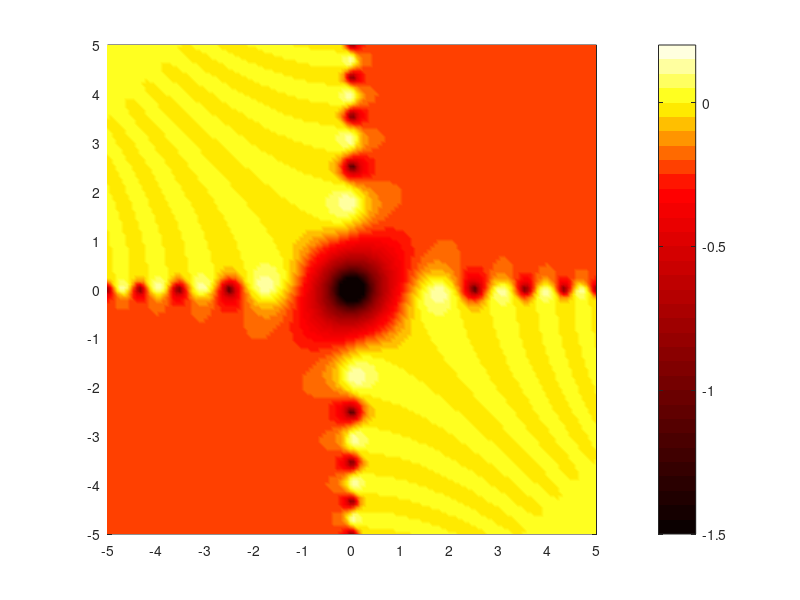

Source code (MATLAB):
% spectral
n = 2; F = @(z) [ exp(1i*z.^2) 1; 1 1];
npts = 150; a = 5; ax = [-a a -a a];
levels = [];
nptsx = npts; nptsy = npts;
x = linspace(-a,a,npts);
[xx, yy] = meshgrid(x, x);
z = complex(xx, yy);
Smin = zeros(nptsy, nptsx);
for j=1:nptsx
    for i=1:nptsy
        Smin(i,j) = min(svd(F(z(i,j))));
    end
end
figure
z = log10(Smin + eps);
pcolor(x,x,z);
map = hot; l = length(map); 
ind = [(1:1:24) (26:4:l)]; 
colormap(map(ind,:)), colorbar
shading interp, axis('square')
hold off, caxis([-1.5,0.2]), shg
set(gca,'XTick',-5:5,'YTick',-5:5)
